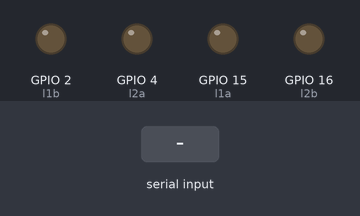
The sketch below on a simulated ESP32. On the bench: output pins drawn as LEDs (lit = HIGH). The test bench sets the inputs (shaded band). Nothing arrives over Bluetooth unless stated; what the sketch prints to the serial monitor is not drawn.

Above: at 1.2 s.
1.3 s: "F" received over the second serial link
At 2.5 s:
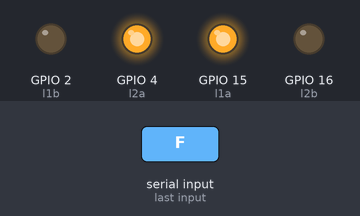
2.8 s: "B" received over the second serial link
At 3.5 s:
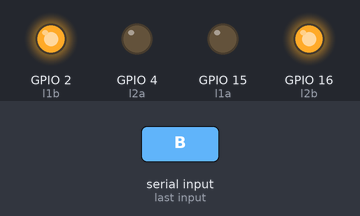
4.3 s: "L" received over the second serial link
At 4.6 s:
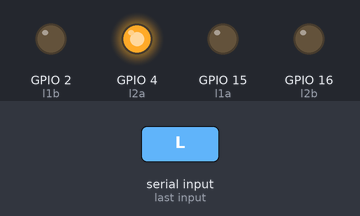
5.8 s: "R" received over the second serial link
At 6.8 s:
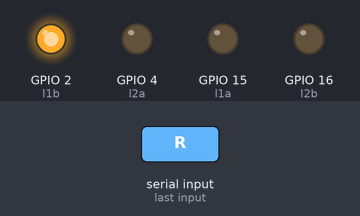
Timing chart, 0 to 8.3 s (numbered marks = the images above; inputs shaded):
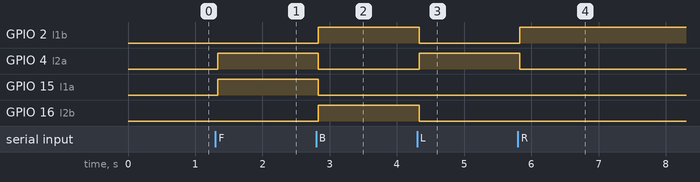

Measured:
- after the input at 1.3 s, GPIO 4 (l2a), GPIO 15 (l1a): LOW → HIGH at once
- after the input at 2.8 s, GPIO 2 (l1b), GPIO 16 (l2b): LOW → HIGH at once; GPIO 4 (l2a), GPIO 15 (l1a): HIGH → LOW at once
- after the input at 4.3 s, GPIO 2 (l1b), GPIO 16 (l2b): HIGH → LOW at once; GPIO 4 (l2a): LOW → HIGH at once
- after the input at 5.8 s, GPIO 2 (l1b): LOW → HIGH at once; GPIO 4 (l2a): HIGH → LOW at once

The sketch:

Carro_bluetooth.ino
```cpp
//App usado: Bluetooth RC Car

#include "BluetoothSerial.h"

#if !defined(CONFIG_BT_ENABLED) || !defined(CONFIG_BLUEDROID_ENABLED)
#error Bluetooth is not enabled! Please run `make menuconfig` to and enable it
#endif

int l1a = 15;
int l1b = 2;
int l2a = 4;
int l2b = 16;

BluetoothSerial SerialBT;
char recebido;
void setup() {
  pinMode(l1a, OUTPUT);
  pinMode(l1b, OUTPUT);
  pinMode(l2a, OUTPUT);
  pinMode(l2b, OUTPUT);
  Serial.begin(115200);
  SerialBT.begin("ESP32");
}

void loop() {
  if (Serial.available()) {
    SerialBT.write(Serial.read());
  }
  if (SerialBT.available()) {
    recebido = SerialBT.read();
    Serial.write(recebido);
  }
  delay(20);

/*
  F = Frente
  B = Trás
  L = Esquerda
  R = Direita

*/
  if(recebido == 'F'){
    digitalWrite(l1a, HIGH);
    digitalWrite(l1b, LOW);
    digitalWrite(l2a, HIGH);
    digitalWrite(l2b, LOW);
    }else if(recebido == 'B'){
      digitalWrite(l1a, LOW);
      digitalWrite(l1b, HIGH);
      digitalWrite(l2a, LOW);
      digitalWrite(l2b, HIGH);
    }else if(recebido == 'L'){
      digitalWrite(l1a, LOW);
      digitalWrite(l1b, LOW);
      digitalWrite(l2a, HIGH);
      digitalWrite(l2b, LOW);
    }else if(recebido == 'R'){
      digitalWrite(l1a, LOW);
      digitalWrite(l1b, HIGH);
      digitalWrite(l2a, LOW);
      digitalWrite(l2b, LOW);
    }

}
```
